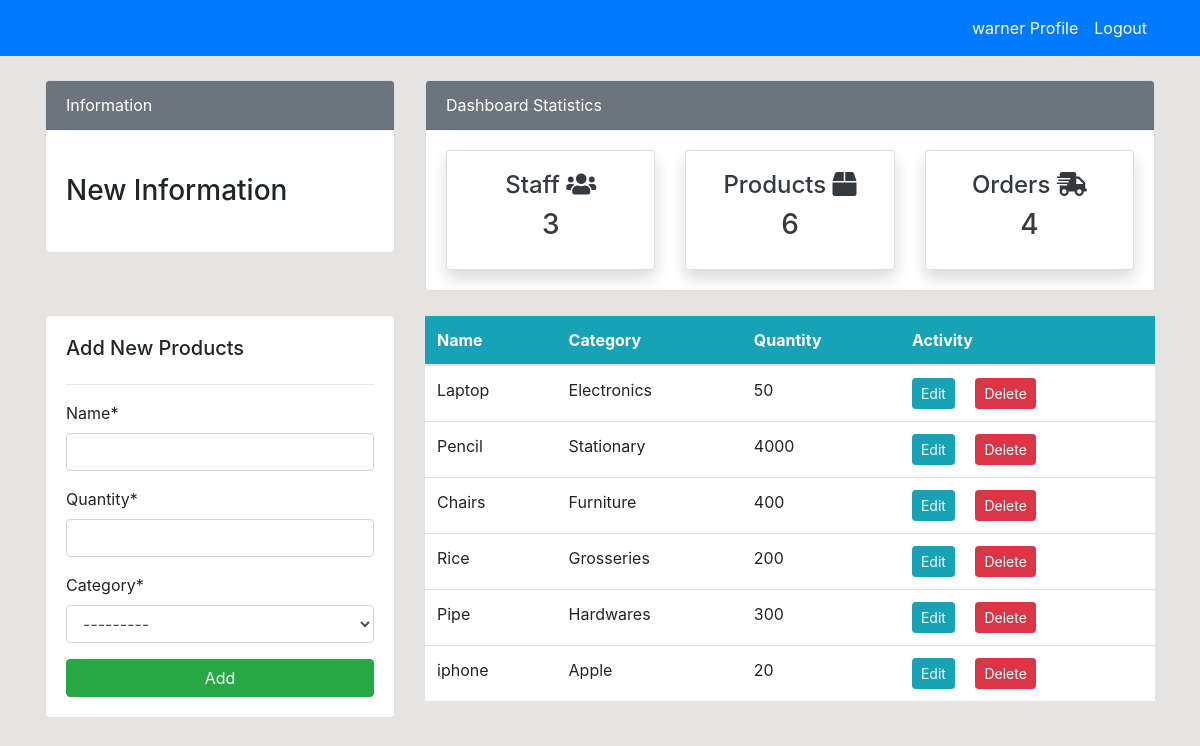
The app's page /products/ (signed in) with its own data.
### dashboard/models.py (models this page shows, shortened)
class Product(models.Model):
    name = models.CharField(max_length=100, null=True)
    quantity = models.PositiveIntegerField(null=True)
    category = models.CharField(max_length=50, choices=CATEGORY, null=True)

### dashboard/views.py (the view)
# urls.py: path('products/', views.products, name='dashboard-products'),
@login_required(login_url='user-login')
def products(request):
    product = Product.objects.all()
    product_count = product.count()
    customer = User.objects.filter(groups=2)
    customer_count = customer.count()
    order = Order.objects.all()
    order_count = order.count()
    product_quantity = Product.objects.filter(name='')
    if request.method == 'POST':
        form = ProductForm(request.POST)
        if form.is_valid():
            form.save()
            product_name = form.cleaned_data.get('name')
            messages.success(request, f'{product_name} has been added')
            return redirect('dashboard-products')
    else:
        form = ProductForm()
    context = {
        'product': product,
        'form': form,
        'customer_count': customer_count,
        'product_count': product_count,
        'order_count': order_count,
    }
    return render(request, 'dashboard/products.html', context)

### dashboard/forms.py
class ProductForm(forms.ModelForm):
    class Meta:
        model = Product
        fields = '__all__'

### templates/dashboard/products.html (shortened to what this page needs)
{% extends 'partials/base.html' %}
{% load crispy_forms_tags %}
{% block content %}
{% include 'partials/topside.html' %}
<div class="row my-4">
    <div class="col-md-4">
        <div class="card card-body">
            <h5>Add New Products</h5>
            <hr>
            <form method="POST">
                {{ form|crispy }}
                <input class="btn btn-success btn-block" type="submit" value="Add">
            </form>
        </div>
    </div>
    <div class="col-md-8">
        <table class="table bg-white">
            <thead class="bg-info text-white">
                <tr>
                    <th scope="col">Name</th>
                    <th scope="col">Category</th>
                    <th scope="col">Quantity</th>
                    <th scope="col">Activity</th>
                </tr>
            </thead>
            <tbody>
                {% for product in product %}
                <tr>
                    <td>{{ product.name }}</td>
                    <td>{{ product.category }}</td>
                    <td>{{ product.quantity }}</td>
                    <td>
                        <a class="btn btn-info btn-sm mr-2"
                            href="{% url 'dashboard-products-edit' product.id %}">Edit</a>
                        <a class="btn btn-danger btn-sm ml-2"
                            href="{% url 'dashboard-products-delete' product.id %}">Delete</a>
                    </td>
                </tr>
                {% endfor %}
            </tbody>
        </table>
    </div>
</div>
{% endblock %}

### templates/partials/base.html (shortened to what this page needs)
{% load static %}
<!doctype html>
<html lang="en">
<head>
    <link rel="stylesheet" href="https://cdn.jsdelivr.net/npm/bootstrap@4.6.0/dist/css/bootstrap.min.css"
>
    <link rel="stylesheet" href="https://use.fontawesome.com/releases/v5.15.2/css/all.css"
>
    <link rel="stylesheet" href="{% static 'style.css' %}">
</head>
<body>
    {% include 'partials/nav.html' %}
    <div class="container">
        {% block content %}
        {% endblock %}
    </div>
</body>
</html>

### templates/partials/nav.html (shortened to what this page needs)
<nav class="navbar navbar-expand-lg navbar-primary bg-primary">
    <div class="container">
        {% if user.is_authenticated %}
        <div class="collapse navbar-collapse" id="navbarSupportedContent">
            <ul class="navbar-nav ml-auto">
                <li class="nav-item active">
                    <a class="nav-link text-white" href="{% url 'user-profile' %}">{{ user.username }} Profile
                        <span class="sr-only">(current)</span></a>
                </li>
                <li class="nav-item">
                    <a class="nav-link text-white" href="{% url 'user-logout' %}">Logout</a>
                </li>
            </ul>
            {% endif %}
        </div>
    </div>
</nav>

### templates/partials/topside.html
<div class="row">
    <div class="col-md-4 mt-4">
        <div class="card">
            <div class="card-header bg-secondary text-white">
                Information
            </div>
            <div class="card-body">
                <marquee behavior="" direction="">
                    <h3 class="my-4">New Information</h3>
                </marquee>
            </div>
        </div>
    </div>
    <div class="col-md-8 mt-4">
        <div class="card">
            <div class="card-header bg-secondary text-white">
                Dashboard Statistics
            </div>
            <div class="card-body">
                <div class="row">
                    <div class="col-md-4">
                        <a class="text-decoration-none text-dark" href="{% url 'dashboard-customers' %}">
                            <div class="card my-card shadow">
                                <div class="card-body text-center">
                                    <h4>Staff <i class="fas fa-users"></i></h4>
                                    <h3>{{ customer_count }}</h3>
                                </div>
                            </div>
                        </a>
                    </div>
                    <div class="col-md-4">
                        <a class="text-decoration-none text-dark" href="{% url 'dashboard-products' %}">
                            <div class="card my-card shadow">
                                <div class="card-body text-center">
                                    <h4>Products <i class="fas fa-box"></i></h4>
                                    <h3>{{ product_count }}</h3>
                                </div>
                            </div>
                        </a>
                    </div>
                    <div class="col-md-4">
                        <a class="text-decoration-none text-dark" href="{% url 'dashboard-order' %}">
                            <div class="card my-card shadow">
                                <div class="card-body text-center">
                                    <h4>Orders <i class="fas fa-shipping-fast"></i></h4>
                                    <h3>{{ order_count }}</h3>
                                </div>
                            </div>
                        </a>
                    </div>
                </div>
            </div>
        </div>
    </div>
</div>

### static/style.css (style rules this page uses)
body { background: rgb(230, 227, 227); }

### records on screen
Product: name "Laptop", category "Electronics", quantity "50"
Product: name "Pencil", category "Stationary", quantity "4000"
Product: name "Chairs", category "Furniture", quantity "400"
Product: name "Rice", category "Grosseries", quantity "200"
Product: name "Pipe", category "Hardwares", quantity "300"
Product: name "iphone", category "Apple", quantity "20"

### other values on screen
{{ user.username }} "warner"
{{ customer_count }} "3"
{{ product_count }} "6"
{{ order_count }} "4"
